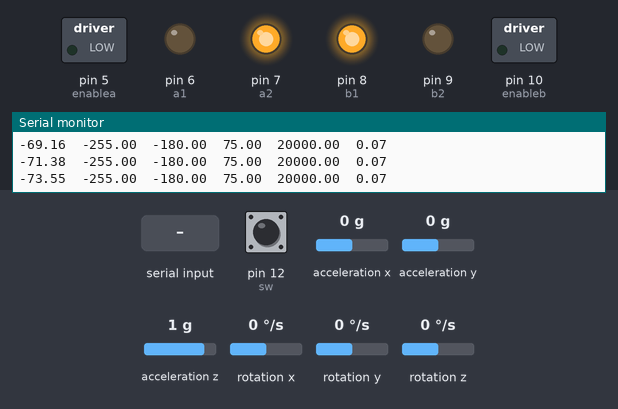
Simulated run of this sketch. Board: Arduino Uno, built with avr-gcc and run on an emulated ATmega328P. Parts: switched loads named in the sketch (green lamp = pin HIGH), output pins drawn as LEDs (lit = HIGH), the last lines printed to the serial monitor. Wiring (inferred from the names in the program): L3G4200D gyroscope at I2C address 0x69. Inputs (shaded band) come from the test bench; at power-on: rotation y 0 °/s, acceleration x 0 g, acceleration z 1 g, pin 12 (sw) HIGH, acceleration y 0 g, rotation x 0 °/s, rotation z 0 °/s.

Above: at 4.2 s.
4.3 s: rotation y set to 184 °/s
At 4.93 s:
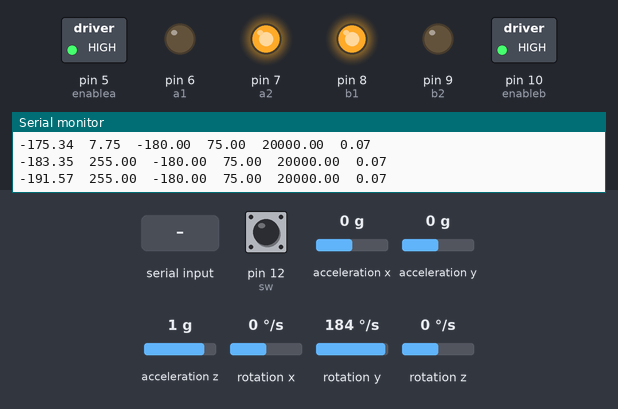
6.5 s: rotation y set to -192 °/s
At 7.55 s:
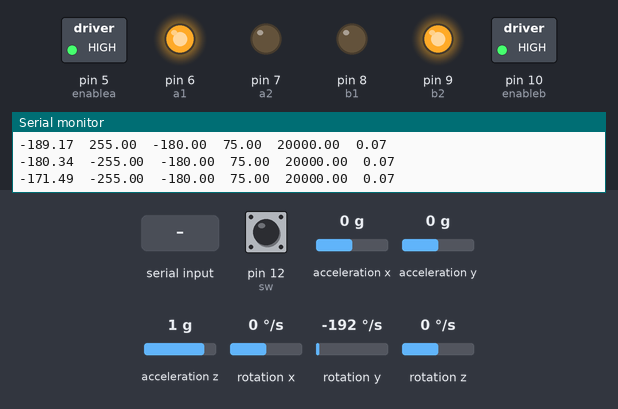
9.1 s: rotation y set to 100 °/s
At 11.9 s:
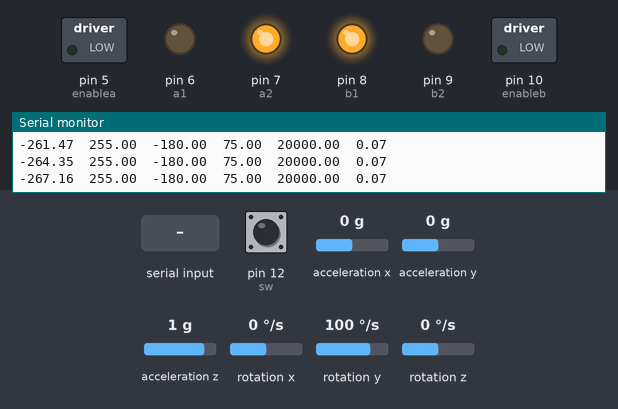
12.1 s: acceleration x set to -0.2 g
At 13.9 s:
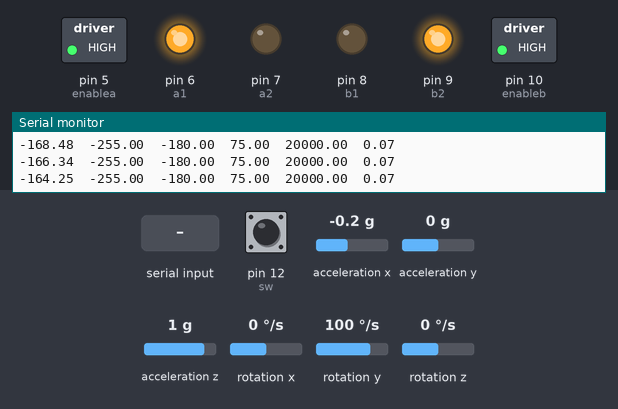
15.0 s: "p" received over Serial
At 17.9 s:
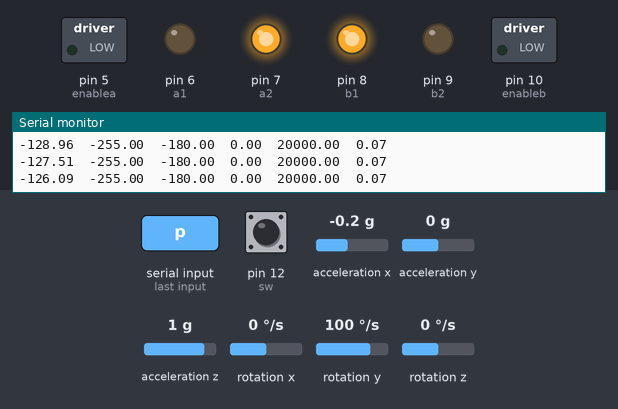
18.0 s: acceleration z set to -1.4 g
At 21.2 s:
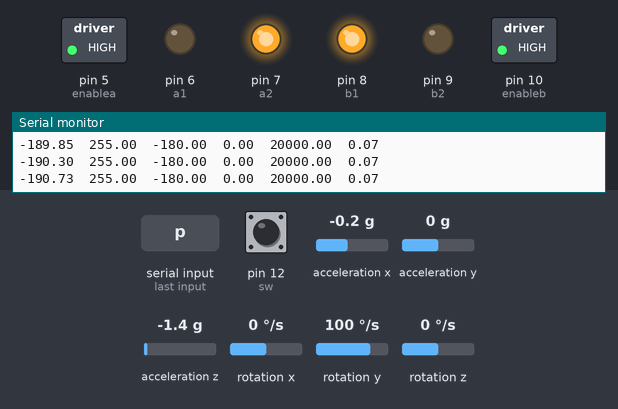
Timing chart, 0 to 56.0 s (numbered marks = the images above; inputs shaded):
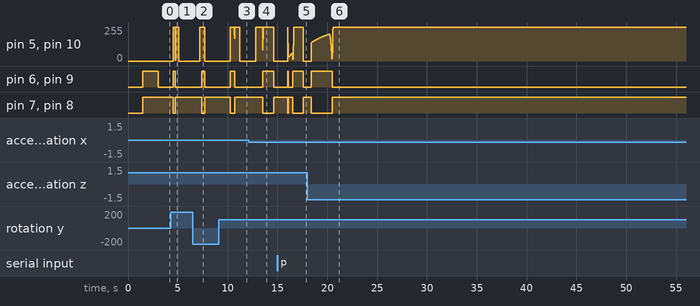

Measured:
- the behaviour switches between 0 and -0.1 g on acceleration x (found by bisection; images 3 and 4)
- after the input at 4.3 s, pin 5 (enablea), pin 10 (enableb): 0/255 → 255/255 after 0.25 s instead of 1.9 s; pin 6 (a1), pin 9 (b2): LOW → HIGH after 0.25 s instead of 1.9 s; pin 7 (a2), pin 8 (b1): HIGH → LOW after 0.25 s instead of 1.9 s
- after the input at 6.5 s, pin 5 (enablea), pin 10 (enableb): 0/255 → 255/255 after 0.72 s, → 0/255 0.47 s later; pin 6 (a1), pin 9 (b2): LOW → HIGH after 0.91 s, → LOW 0.29 s later; pin 7 (a2), pin 8 (b1): HIGH → LOW after 0.91 s, → HIGH 0.29 s later
- after the input at 9.1 s, pin 5 (enablea), pin 10 (enableb): 0/255 → 255/255 after 1.2 s, → 0/255 0.95 s later; pin 6 (a1), pin 9 (b2): LOW → HIGH after 1.2 s, → LOW 0.43 s later; pin 7 (a2), pin 8 (b1): HIGH → LOW after 1.2 s, → HIGH 0.43 s later
- after the input at 12.1 s, pin 5 (enablea), pin 10 (enableb): 0/255 → 255/255 after 0.70 s, → 0/255 1.8 s later; pin 6 (a1), pin 9 (b2): LOW → HIGH after 1.4 s, → LOW 1.1 s later; pin 7 (a2), pin 8 (b1): HIGH → LOW after 1.4 s, → HIGH 1.1 s later
- after the input at 15.0 s, pin 6 (a1), pin 9 (b2): LOW → HIGH after 1.0 s, → LOW 0.07 s later, → HIGH 0.45 s later, → LOW 1.0 s later; pin 7 (a2), pin 8 (b1): HIGH → LOW after 1.0 s, → HIGH 0.07 s later, → LOW 0.45 s later, → HIGH 1.0 s later
- after the input at 18.0 s, pin 6 (a1), pin 9 (b2): LOW → HIGH after 0.37 s, → LOW 2.1 s later; pin 7 (a2), pin 8 (b1): HIGH → LOW after 0.37 s, → HIGH 2.1 s later

The sketch:

segwayRobot.ino
```cpp
#include <Wire.h>
#include <PID_v1.h>
#include <Kalman.h>
#include <PID_AutoTune_v0.h>
#include <Adafruit_Sensor.h>
#include <Adafruit_ADXL345_U.h>


Adafruit_ADXL345_Unified accel = Adafruit_ADXL345_Unified(12345);

#define CTRL_REG1 0x20
#define CTRL_REG2 0x21
#define CTRL_REG3 0x22
#define CTRL_REG4 0x23
#define CTRL_REG5 0x24

#define runEvery(t) for (static long _lasttime;\
                         (uint16_t)((uint16_t)millis() - _lasttime) >= (t);\
                         _lasttime += (t))

int L3G4200D_Address = 105;
double in, out, setpoint;
//Set up kalman instances
Kalman kalmanPitch;
Kalman kalmanRoll;

double kp = 75;
double ki = 20000;
double kd = 0.07;
PID myPID(&in, &out, &setpoint, kp, ki, kd, DIRECT);
PID_ATune aTune(&in, &out);
//Set up accelerometer variables
int16_t accValX, accValY, accValZ;
float accBiasX, accBiasY, accBiasZ;
float accAngleX, accAngleY;
double accPitch, accRoll;

//Set up gyroscope variables
int16_t gyroX, gyroY, gyroZ;
float gyroBiasX, gyroBiasY, gyroBiasZ;
float gyroRateX, gyroRateY, gyroRateZ;
float gyroBias_oldX, gyroBias_oldY, gyroBias_oldZ;
float gyroPitch = 180;
float gyroRoll = -180;
float gyroYaw = 0;
double gyro_sensitivity = 70; //From datasheet, depends on Scale, 2000DPS = 70, 500DPS = 17.5, 250DPS = 8.75.


int x;
int y;
int z;
//Set up a timer Variable
uint32_t timer;

// valores angulos
double InputPitch, InputRoll;

// Valores iniciales
double PitchInicial, RollInicial;

// Motores
int enablea = 5;
int enableb = 10;
int a1 = 6;
int a2 = 7;
int b1 = 8;
int b2 = 9;
int sw = 12;
int state = HIGH;
int reading;
int prev = LOW;
long times = 0;
long deb = 100;
int val = 0;

double aTuneStep = 120, aTuneNoise = 1, aTuneStartValue = 0;
unsigned int aTuneLookBack = 10;

bool is_tuning = false;
void setup() {

  Wire.begin();

  Serial.begin(9600);
  myPID.SetMode(AUTOMATIC);
  myPID.SetOutputLimits(-255.0, 255.0);
  myPID.SetSampleTime(1);
  setupL3G4200D(200); // Configure L3G4200  - 250, 500 or 2000 deg/sec
  delay(1500);

  out = aTuneStartValue;
  aTune.SetControlType(1);
  aTune.SetNoiseBand(aTuneNoise);
  aTune.SetOutputStep(aTuneStep);
  aTune.SetLookbackSec((int)aTuneLookBack);
  is_tuning = true;

  if (!accel.begin())
  {
    /* There was a problem detecting the ADXL345 ... check your connections */
    //    Serial.println("Ooops, no ADXL345 detected ... Check your wiring!");
    while (1);
  }

  // Motor
  pinMode(enablea, OUTPUT);
  pinMode(enableb, OUTPUT);
  pinMode(a1, OUTPUT);
  pinMode(a2, OUTPUT);
  pinMode(b1, OUTPUT);
  pinMode(b2, OUTPUT);

  digitalWrite(a1, HIGH);
  digitalWrite(a2, HIGH);
  digitalWrite(b1, HIGH);
  digitalWrite(b2, HIGH);

  pinMode(sw, INPUT_PULLUP);

  accel.setRange(ADXL345_RANGE_2_G);
  sensors_event_t event;
  accel.getEvent(&event);

  // Calculate bias for the Gyro i.e. the values it gives when it's not moving
  for (int i = 1; i < 100; i++) {

    getGyroValues();
    gyroBiasX += (int)x;
    gyroBiasY += (int)y;
    gyroBiasZ += (int)z;

    accel.getEvent(&event);
    accBiasX += event.acceleration.x;
    accBiasY += event.acceleration.y;
    accBiasZ += event.acceleration.z;

    delay(1);
  }


  gyroBiasX = gyroBiasX / 100;
  gyroBiasY = gyroBiasY / 100;
  gyroBiasZ = gyroBiasZ / 100;

  accBiasX = accBiasX / 100;
  accBiasY = accBiasY / 100;
  accBiasZ = accBiasZ / 100;


  //Get Starting Pitch and Roll
  accel.getEvent(&event);
  accPitch = (atan2(-event.acceleration.x, -event.acceleration.z) + PI) * RAD_TO_DEG;
  accRoll = (atan2(event.acceleration.y, -event.acceleration.z) + PI) * RAD_TO_DEG;

  if (accPitch <= 360 & accPitch >= 180) {
    accPitch = accPitch - 360;
  }

  if (accRoll <= 360 & accRoll >= 180) {
    accRoll = accRoll - 360;
  }


  // Set starting angle for Kalman
  kalmanPitch.setAngle(accPitch);
  kalmanRoll.setAngle(accRoll);

  kalmanRoll.setQangle(0.01);      // 0.001
  kalmanRoll.setQbias(0.0003);    // 0.003
  kalmanRoll.setRmeasure(0.01);    // 0.03

  gyroPitch = accPitch;
  gyroRoll = accRoll;

  timer = micros();
  delay(1000);
  ValoresIniciales();

}

double tau = 0.075;
double a = 0.0;
double x_angleC = 0;

double Complementary(double newAngle, double newRate, double looptime) {

  double dtC = float(looptime) / 1000000.0;
  a = tau / (tau + dtC);
  x_angleC = a * (x_angleC + newRate * dtC) + (1 - a) * (newAngle);
  return x_angleC;

}

double Setpoint;

void MotorControl(double out) {

  if (out < 0) {
    digitalWrite(a1, HIGH);
    digitalWrite(a2, LOW);
    digitalWrite(b1, LOW);
    digitalWrite(b2, HIGH);
  } else {
    digitalWrite(a1, LOW);
    digitalWrite(a2, HIGH);
    digitalWrite(b1, HIGH);
    digitalWrite(b2, LOW);
  }

  byte vel = abs(out);
  if (vel < 0)
    vel = 0;
  if (vel > 255)
    vel = 255;

  //Serial.println(out);
  analogWrite(enablea, vel);
  analogWrite(enableb, vel);
}

void ValoresIniciales() {

  //////////////////////
  //  Accelerometer   //
  //////////////////////
  sensors_event_t event;

  accel.getEvent(&event);
  accPitch = (atan2(-event.acceleration.x, -event.acceleration.z) + PI) * RAD_TO_DEG - 180;
  accRoll = (atan2(event.acceleration.y, -event.acceleration.z) + PI) * RAD_TO_DEG;

  if (accPitch <= 360 & accPitch >= 180) {
    accPitch = accPitch - 360;
  }

  if (accRoll <= 360 & accRoll >= 180) {
    accRoll = accRoll - 360;
  }


  //////////////////////
  //      GYRO        //
  //////////////////////


  getGyroValues();

  // read raw angular velocity measurements from device
  gyroRateX = ((int)x - gyroBiasX) * .07; //*(.0105);
  gyroRateY = -((int)y - gyroBiasY) * .07; //*(.0105);
  gyroRateZ = ((int)z - gyroBiasZ) * .07; //*(.0105);

  gyroPitch += gyroRateY * ((double)(micros() - timer) / 1000000);
  gyroRoll += gyroRateX * ((double)(micros() - timer) / 1000000);
  gyroYaw += gyroRateZ * ((double)(micros() - timer) / 1000000);

  PitchInicial = kalmanPitch.getAngle(accPitch, gyroPitch, (double)(micros() - timer) / 1000000);
  RollInicial = kalmanRoll.getAngle(accRoll, gyroRoll, (double)(micros() - timer) / 1000000);
  timer = micros();
  RollInicial = gyroRoll;
  PitchInicial = gyroPitch - 180;
//  PitchInicial = -2.5;

  //  Serial.print("Pitch Inicial: ");
  //  Serial.println(PitchInicial);
  //  Serial.print("Roll Inicial: ");
  //  Serial.println(RollInicial);
  Setpoint = 0;

}

int i = 0;
double aaa = 0;
void loop() {
  reading = digitalRead(sw);
  runEvery(10) {
    //////////////////////
    //  Accelerometer   //
    //////////////////////
    sensors_event_t event;

    accel.getEvent(&event);
    accPitch = (atan2(-event.acceleration.x, -event.acceleration.z) + PI) * RAD_TO_DEG - 180;
    accRoll = (atan2(event.acceleration.y, -event.acceleration.z) + PI) * RAD_TO_DEG;

    if (accPitch <= 360 & accPitch >= 180) {
      accPitch = accPitch - 360;
    }

    if (accRoll <= 360 & accRoll >= 180) {
      accRoll = accRoll - 360;
    }


    //////////////////////
    //      GYRO        //
    //////////////////////


    getGyroValues();

    // read raw angular velocity measurements from device
    gyroRateX = -((int)x - gyroBiasX) * .07; //*(.0105);
    gyroRateY = -((int)y - gyroBiasY) * .07; //*(.0105);
    gyroRateZ = ((int)z - gyroBiasZ) * .07; //*(.0105);

    gyroPitch += gyroRateY * ((double)(micros() - timer) / 1000000);
    double leeeeey = gyroRateY * ((double)(micros() - timer) / 1000000);
    double leeeeel = gyroRateX * ((double)(micros() - timer) / 1000000);
    gyroRoll += gyroRateX * ((double)(micros() - timer) / 1000000);
    gyroYaw += gyroRateZ * ((double)(micros() - timer) / 1000000);

    InputPitch = kalmanPitch.getAngle(accPitch, gyroPitch, (double)(micros() - timer) / 1000000);
    InputRoll = kalmanRoll.getAngle(accRoll, gyroRoll, (double)(micros() - timer) / 1000000);
    timer = micros();


    //angle = (0.98)*(angle + gyroRateX * dt) + (0.02)*(accRoll);

    //Serial.write(57);
    //Serial.write((byte)accRoll);
    //    byte a = map(abs(Compute(InputRoll - RollInicial)), 0, 255, 0, 124);
    //    Serial.println(Setpoint);
    //Serial.write((byte)(InputRoll-RollInicial));
    //Serial.write((byte)accRoll);
    //Serial.write((byte)gyroRoll);
    //    aaa = 0.98* (aaa + leeeeel) + 0.02 * (accRoll);
    aaa = 0.98 * (aaa + leeeeey) + 0.02 * (accPitch);
    in = aaa;
    setpoint = PitchInicial;
    Serial.print(aaa);
    Serial.print('\t');

    if (reading == HIGH && prev == LOW && millis() - times > deb) {
      if (state == HIGH) state = LOW;
      else state = HIGH;
      times = millis();
    }

//    if (is_tuning)
//    {
//      byte val = (aTune.Runtime());
//      if (val != 0){
//        is_tuning = false;
//      }
//      if (!is_tuning)
//      { //we're done, set the tuning parameters
//        kp = aTune.GetKp();
//        ki = aTune.GetKi();
//        kd = aTune.GetKd();
//        myPID.SetTunings(kp, ki, kd);
//      }
//    }
//    else
    myPID.Compute();

    if (state == LOW && abs(aaa - PitchInicial) < 45) MotorControl(out);
    else MotorControl(0);
    Serial.print(out);
    Serial.print('\t');
    Serial.print(PitchInicial);
    Serial.print('\t');
    Serial.print(kp);
    Serial.print('\t');
    Serial.print(ki);
    Serial.print('\t');
    Serial.print(kd);
    Serial.println('\t');

    // i++;
    //if (i=100){
    //i=0;
    //gyroRoll = (InputRoll-RollInicial);
    //}
    if (Serial.available()) {
      char BTdata = (char)Serial.read();
      if (BTdata == 'q') PitchInicial += 1;
      else if (BTdata == 'w') PitchInicial -= 1;
      else if (BTdata == 'e') PitchInicial += 0.1;
      else if (BTdata == 'r') PitchInicial -= 0.1;
      else if (BTdata == 'p') kp = Serial.parseFloat();
      else if (BTdata == 'i') ki = Serial.parseFloat();
      else if (BTdata == 'd') kd = Serial.parseFloat();
      //      else if (BTdata == 'u') {
      //        ku = Serial.parseFloat();
      //        setPID();
      //      }
      //      else if (BTdata == 'y') {
      //        pu = Serial.parseFloat();
      //        setPID();
      //      }
      myPID.SetTunings(kp, ki, kd);
    }
    prev = reading;
  }
}

void MostrarDatos() {

  Serial.print("DATOS: ");
  Serial.print("RollInicial: ");
  Serial.print(RollInicial);
  Serial.print("Roll: ");
  Serial.print(InputRoll);
  Serial.print("RollBueno: ");
  Serial.println(InputRoll - RollInicial);

}


int outMax = 255;
int outMin = -255;
float lastInput = 0;
double ITerm = 0;

//double Compute(double input)
//{
//
//  double error = Setpoint - input;
//  ITerm += (ki * error);
//  if (ITerm > outMax) ITerm = outMax;
//  else if (ITerm < outMin) ITerm = outMin;
//  double dInput = (input - lastInput);
//
//  /*Compute PID Output*/
//  double output = kp * error + ITerm + kd * dInput;
//
//  if (output > outMax) output = outMax;
//  else if (output < outMin) output = outMin;
//
//  /*Remember some variables for next time*/
//  lastInput = input;
//  return output;
//}


void getGyroValues() {

  byte xMSB = readRegister(L3G4200D_Address, 0x29);
  byte xLSB = readRegister(L3G4200D_Address, 0x28);
  x = ((xMSB << 8) | xLSB);

  byte yMSB = readRegister(L3G4200D_Address, 0x2B);
  byte yLSB = readRegister(L3G4200D_Address, 0x2A);
  y = ((yMSB << 8) | yLSB);

  byte zMSB = readRegister(L3G4200D_Address, 0x2D);
  byte zLSB = readRegister(L3G4200D_Address, 0x2C);
  z = ((zMSB << 8) | zLSB);
}

int setupL3G4200D(int scale) {
  //From  Jim Lindblom of Sparkfun's code

  // Enable x, y, z and turn off power down:
  writeRegister(L3G4200D_Address, CTRL_REG1, 0b00001111);

  // If you'd like to adjust/use the HPF, you can edit the line below to configure CTRL_REG2:
  writeRegister(L3G4200D_Address, CTRL_REG2, 0b00000000);

  // Configure CTRL_REG3 to generate data ready interrupt on INT2
  // No interrupts used on INT1, if you'd like to configure INT1
  // or INT2 otherwise, consult the datasheet:
  writeRegister(L3G4200D_Address, CTRL_REG3, 0b00001000);

  // CTRL_REG4 controls the full-scale range, among other things:

  if (scale == 250) {
    writeRegister(L3G4200D_Address, CTRL_REG4, 0b00000000);
  } else if (scale == 500) {
    writeRegister(L3G4200D_Address, CTRL_REG4, 0b00010000);
  } else {
    writeRegister(L3G4200D_Address, CTRL_REG4, 0b00110000);
  }

  // CTRL_REG5 controls high-pass filtering of outputs, use it
  // if you'd like:
  writeRegister(L3G4200D_Address, CTRL_REG5, 0b00000000);
}

void writeRegister(int deviceAddress, byte address, byte val) {
  Wire.beginTransmission(deviceAddress); // start transmission to device
  Wire.write(address);       // send register address
  Wire.write(val);         // send value to write
  Wire.endTransmission();     // end transmission
}

int readRegister(int deviceAddress, byte address) {

  int v;
  Wire.beginTransmission(deviceAddress);
  Wire.write(address); // register to read
  Wire.endTransmission();

  Wire.requestFrom(deviceAddress, 1); // read a byte

  while (!Wire.available()) {
    // waiting
  }

  v = Wire.read();
  return v;
}
```
